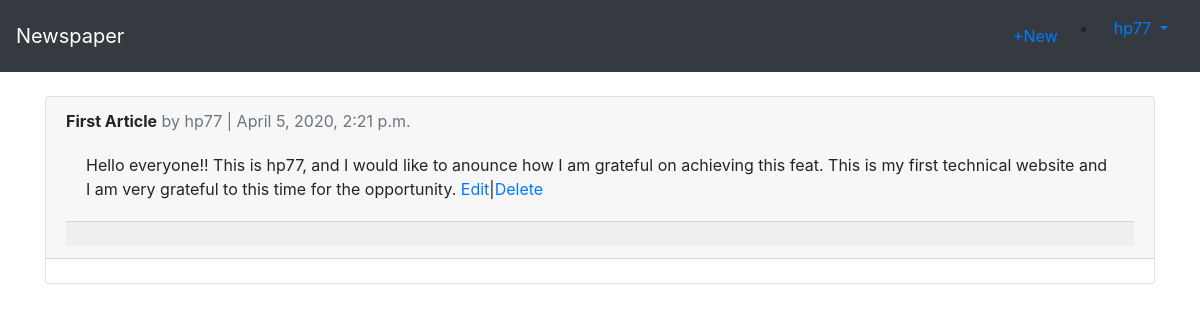
The page /articles/ (signed in) on the database its author committed.
### users/models.py (models this page shows)
class CustomUser(AbstractUser):
    age = models.PositiveIntegerField(default=0)

### articles/models.py (models this page shows, shortened)
class Article(models.Model):
    title = models.CharField(max_length=255)
    body = models.TextField()
    date = models.DateTimeField(auto_now_add=True)
    author = models.ForeignKey(
        settings.AUTH_USER_MODEL,
        on_delete=models.CASCADE
    )

### articles/views.py (the view)
# urls.py: path('', views.ArticleListView.as_view(), name='article_list'),
class ArticleListView(LoginRequiredMixin, ListView):
    model = models.Article
    template_name = 'article_list.html'
    login_url = 'login'

### templates/article_list.html (shortened to what this page needs)
{% extends 'base.html' %}
{% block content %}
{% for article in object_list %}
<div class="card">
 <div class="card-header">
   <span class="font-weight-bold">{{ article.title }}</span>
   <span class="text-muted">by {{article.author }} | {{ article.date }}</span>
<div class="card-body">
{{ article.body }}
 <a href="{% url 'article_edit' article.pk %}">Edit</a>|<a href="{% url 'article_delete' article.pk%}">Delete</a>
</div>
 <div class="card-footer">
</div>
</div>
<br />
{% endfor %}
{% endblock %}

### templates/base.html (shortened to what this page needs)
<!DOCTYPE html>
<html lang="en">
<head>
<link rel="stylesheet" href="https://maxcdn.bootstrapcdn.com/bootstrap/4.0.0\
/css/bootstrap.min.css" integrity="sha384-Gn5384xqQ1aoWXA+058RXPxPg6fy4IWvTNh2E2\
63XmFcJlSAwiGgFAW/dAiS6JXm">
</head>
<body>
<nav class="navbar navbar-expand-md navbar-dark bg-dark mb-4">
 <a class="navbar-brand" href="{% url 'home'%}">Newspaper</a>
 <div class="collapse navbar-collapse" id="navbarCollapse">
 {% if user.is_authenticated %}
  <ul class="navbar-nav ml-auto">
   <li class="nav-item"><a href="{% url 'article_new' %}">+New</a></li>
   </ul>
   <ul>
   <li>
    <a class="nav-link dropdown-toggle" href="#" id="userMenu" data-toggle="dropdown" aria-haspopup="true" aria-expanded="false">
     {{ user.username }}
     </a>
</li>
</ul>
{% else %}
<form class="form-inline ml-auto">
 <a href="{% url 'login' %}" class="btn btn-outline-secondary">Log in</a>
 <a href="{% url 'signup' %} " class="btn btn-primary ml-2">Sign Up</a>
</form>
{% endif %}
</div>
</nav>
<div class="container">
{% block content %}
{% endblock %}
</div>
</body>
</html>

### rows shown on the page
CustomUser: username "hp77"
Article: title "First Article", author "hp77", date "April 5, 2020, 2:21 p.m.", body "Hello everyone!! This is hp77, and I would like to anounce how I am grateful on achieving this feat. This is my first technical website and I am very grateful to this time for the opportunity."
